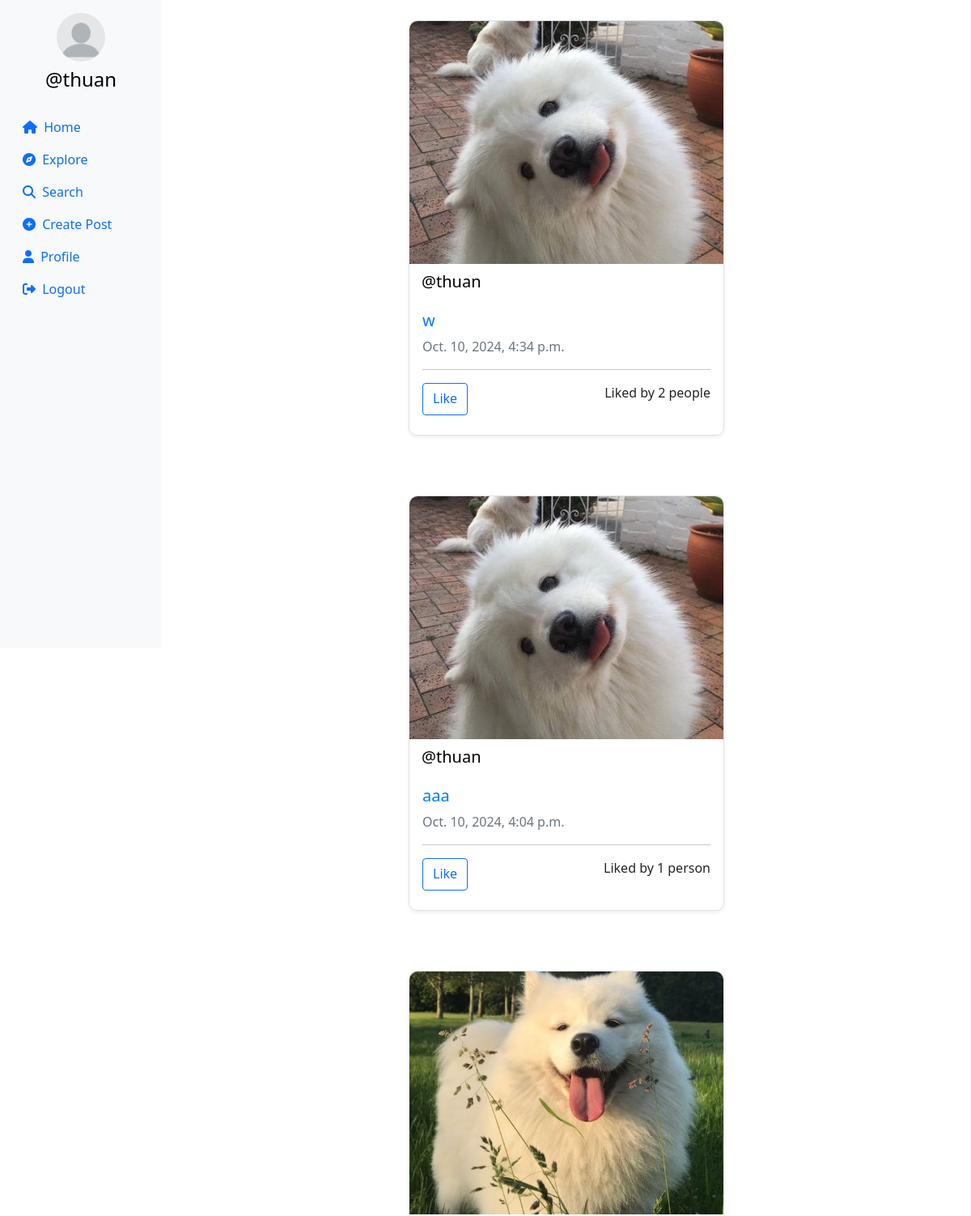
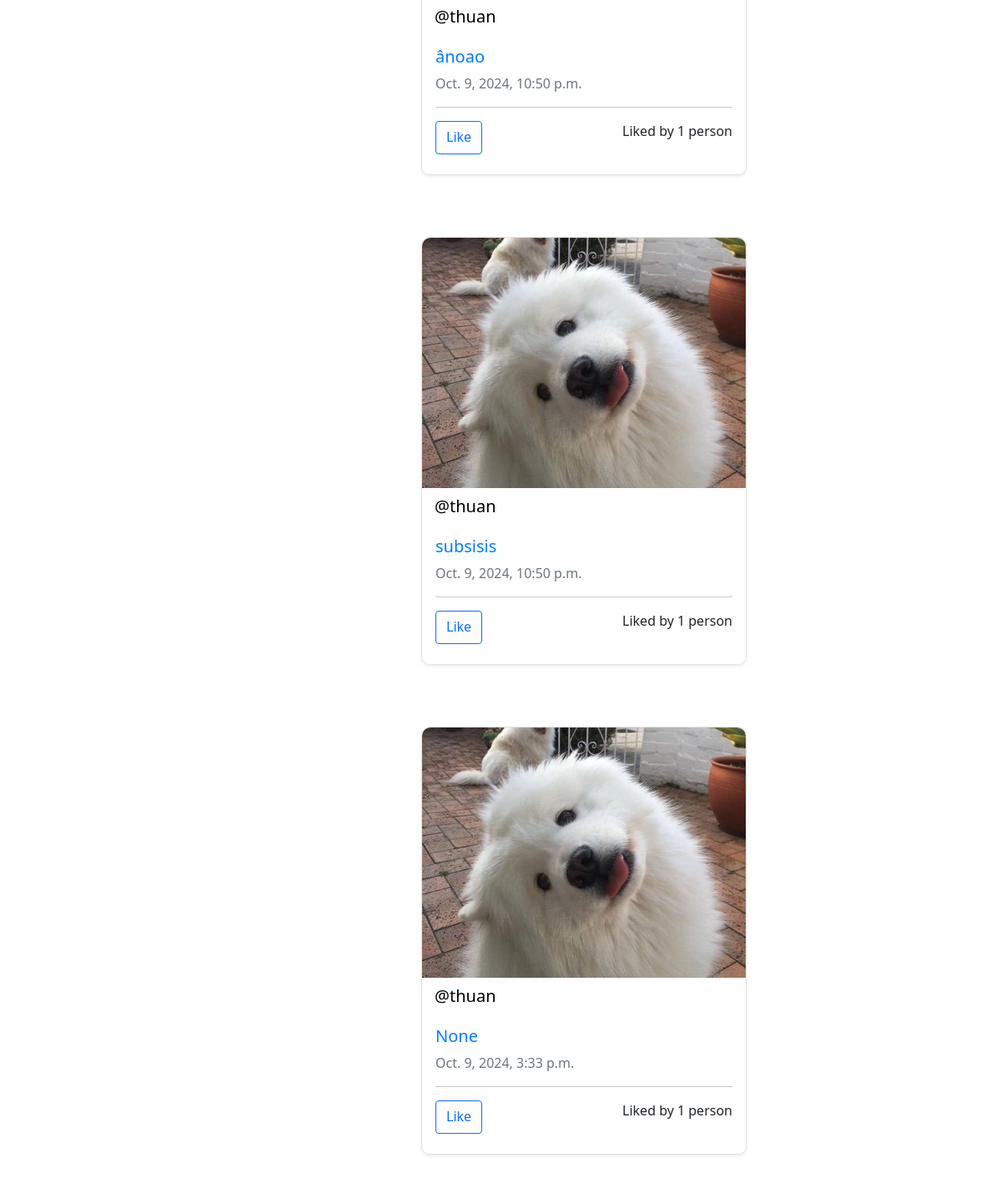
Page / (signed in) on the committed database (2 pictures, top to bottom).
### userauth/models.py (models this page shows, shortened)
class Profile(models.Model):
    user = models.ForeignKey(User, on_delete=models.CASCADE)
    id_user = models.IntegerField(primary_key=True, default=0)
    bio = models.TextField(blank=True, default='')
    profileimg = models.ImageField(upload_to='profile_images', default='blank-profile-picture.png')
    location = models.CharField(max_length=100, blank=True, default='')

class Post(models.Model):
    id = models.UUIDField(primary_key=True, default=uuid.uuid4)
    user = models.CharField(max_length=100)
    title = models.TextField(null=True, blank=True)
    image = models.ImageField(upload_to='post_images')
    caption = models.TextField()
    subject = models.CharField(max_length=50, default="Math")
    created_at = models.DateTimeField(default=datetime.now)
    no_of_likes = models.IntegerField(default=0)

### userauth/views.py (the view)
# urls.py: path('',views.home),
@login_required(login_url='/loginn')
def home(request):
    following_users = Followers.objects.filter(follower=request.user.username).values_list('user', flat=True)
    post = Post.objects.filter(Q(user=request.user.username) | Q(user__in=following_users)).order_by('-created_at')
    profile = Profile.objects.get(user=request.user)
    context = {
        'post': post,
        'profile': profile,
    }
    return render(request, 'main.html',context)

### templates/main.html (shortened to what this page needs)
{% load static %}
<!DOCTYPE html>
<html lang="en">
<head>
    <link rel="stylesheet" href="https://maxcdn.bootstrapcdn.com/bootstrap/4.5.2/css/bootstrap.min.css">
    <link href="https://cdn.jsdelivr.net/npm/bootstrap@5.0.2/dist/css/bootstrap.min.css" rel="stylesheet"
>
    <link rel="stylesheet" href="{% static 'css/app.css' %}">
</head>
<body>
<div class="container-fluid">
    <div class="row">
        <nav class="col-md-2 d-none d-md-block sidebar" style="position: fixed;">
            <div class="text-center mt-3">
                <img src="{{ profile.profileimg.url }}" alt="Profile Picture" class="profile-pic">
                <h4 class="mt-2"><a href="/profile/{{ user }}" style="text-decoration:none;">@{{ user }}</a></h4>
            </div>
            <ul class="nav flex-column mt-4">
                <li class="nav-item">
                    <a class="nav-link active" href="/">
                        <i class="fa-solid fa-house mr-1"></i> Home
                    </a>
                </li>
                <li class="nav-item">
                    <a class="nav-link" href="/explore">
                        <i class="fa-solid fa-compass mr-1"></i> Explore
                    </a>
                </li>
                <li class="nav-item">
                    <a class="nav-link" href="#" data-bs-toggle="modal" data-bs-target="#exampleModal3">
                        <i class="fa-solid fa-magnifying-glass mr-1"></i> Search
                    </a>
                </li>
                <li class="nav-item">
                    <a class="nav-link" href="#" data-bs-toggle="modal" data-bs-target="#exampleModal"
                       data-bs-whatever="@getbootstrap">
                        <i class="fa-solid fa-circle-plus mr-1"></i> Create Post
                    </a>
                </li>
                <li class="nav-item">
                    <a class="nav-link" href="/profile/{{ user }}">
                        <i class="fa-solid fa-user mr-1"></i> Profile
                    </a>
                </li>
                <li class="nav-item">
                    <a class="nav-link" href="/logoutt">
                        <i class="fa-solid fa-right-from-bracket mr-1"></i> Logout
                    </a>
                </li>
            </ul>
        </nav>
        <main role="main" class="col-md-9 ml-sm-auto col-lg-10 px-md-4">
            <div>
                {% for pos in post %}
                    <div class="container mb-4" id="{{ pos.id }}">
                        <div class="row">
                            <div class="col-md-6 mx-auto">
                                <div class="post-card border shadow-sm" style="margin: 25px; border-radius: 10px;">
                                    {% if pos.image %}
                                        <img src="{{ pos.image.url }}" alt="Post Image" class="post-image"
                                             style="height: 300px; width: 100%; object-fit: cover; border-radius: 10px 10px 0 0;">
                                    {% else %}
                                        <div class="post-image"
                                             style="height: 300px; width: 100%; margin: 25px; background-color: #f0f0f0; border-radius: 10px 10px 0 0;">
                                        </div>
                                    {% endif %}
                                    <h5 style="margin-left: 15px; margin-top: 10px;">
                                        <a href="/profile/{{ pos.user }}"
                                           style="text-decoration: none;">@{{ pos.user }}</a>
                                    </h5>
                                    <div class="post-content p-3">
                                        <h5>
                                            <a href="{% url 'postdetail' pos.id %}"
                                               style="text-decoration: none; color: #007bff;">
                                                {{ pos.title }}
                                            </a>
                                        </h5>
                                        <p class="text-muted">{{ pos.created_at }}</p>
                                        <hr>
                                        <div class="d-flex justify-content-between" style="margin-bottom: 8px;">
                                            <a href="/like-post/{{ pos.id }}" class="btn btn-outline-primary">Like</a>
                                            {% if pos.no_of_likes == 0 %}
                                                <p>0</p>
                                            {% elif pos.no_of_likes == 1 %}
                                                <p>Liked by {{ pos.no_of_likes }} person</p>
                                            {% else %}
                                                <p>Liked by {{ pos.no_of_likes }} people</p>
                                            {% endif %}
                                        </div>
                                    </div>
                                </div>
                            </div>
                        </div>
                    </div>
                {% endfor %}
            </div>
        </main>
    </div>
</div>
</body>
</html>

### templates/main.html (style rules this page uses)
.sidebar { background-color: #f8f9fa; height: 100vh; color: black; }
.profile-pic { width: 60px; height: 60px; border-radius: 50%; object-fit: cover; }
a { color: black; }

### rows in the picture
Profile: profileimg (placeholder picture)
Post: image (picture), user "thuan", title "w", created_at "Oct. 10, 2024, 4:34 p.m.", no_of_likes "2"
Post: image (picture), user "thuan", title "aaa", created_at "Oct. 10, 2024, 4:04 p.m.", no_of_likes "1"
Post: image (placeholder picture), user "thuan", title "ânoao", created_at "Oct. 9, 2024, 10:50 p.m.", no_of_likes "1"
Post: image (picture), user "thuan", title "subsisis", created_at "Oct. 9, 2024, 10:50 p.m.", no_of_likes "1"
Post: image (picture), user "thuan", title "None", created_at "Oct. 9, 2024, 3:33 p.m.", no_of_likes "1"

### other values in the picture
{{ user }} "thuan"
